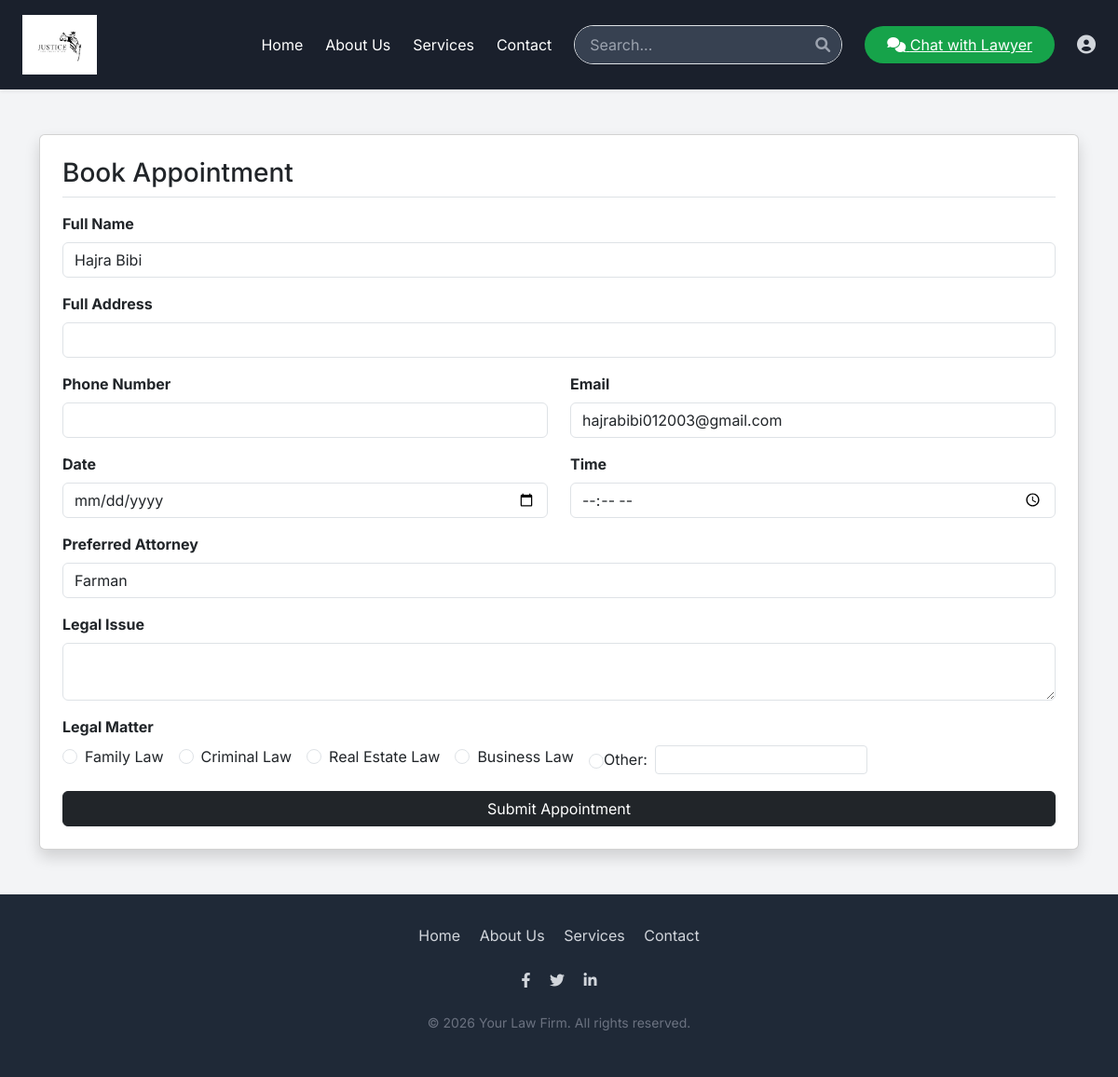
/book_appointment.php?id=14 (signed in), run on the app's committed database.
### tables this page shows
CREATE TABLE `users` (
  `id` int(11) NOT NULL,
  `username` varchar(255) NOT NULL,
  `email` varchar(255) NOT NULL,
  `password` varchar(255) NOT NULL,
  `user_type` enum('customer','lawyer','admin') NOT NULL,
  `created_at` timestamp NOT NULL DEFAULT current_timestamp(),
  `profile_pic` varchar(255) DEFAULT NULL
);

CREATE TABLE `lawyers` (
  `id` int(11) NOT NULL,
  `name` varchar(255) NOT NULL,
  `profile_image` varchar(255) DEFAULT NULL,
  `email` varchar(255) NOT NULL,
  `password` varchar(255) NOT NULL,
  `specialty` varchar(255) NOT NULL,
  `location` varchar(255) NOT NULL,
  `bio` text DEFAULT NULL,
  `created_at` timestamp NOT NULL DEFAULT current_timestamp(),
  `profile_pic` varchar(255) DEFAULT NULL
);

### book_appointment.php (the view, shortened to what this page needs)
<?php
include 'includes/header.php';
$user_id = $_SESSION['user_id'];
$lawyer_name = '';
$user_fullname = '';
$user_email = '';
$stmt_user = $conn->prepare("SELECT username, email FROM users WHERE id = ? LIMIT 1");
$stmt_user->bind_param("i", $user_id);
$stmt_user->execute();
$res_user = $stmt_user->get_result();
if ($u = $res_user->fetch_assoc()) {
    $user_fullname = $u['username'];
    $user_email = $u['email'];
}
if (isset($_GET['id'])) {
    $lawyer_id = intval($_GET['id']);
    $stmt = $conn->prepare("SELECT name, email FROM lawyers WHERE id = ? LIMIT 1");
    $stmt->bind_param("i", $lawyer_id);
    $stmt->execute();
    $result = $stmt->get_result();
    if ($result->num_rows > 0) {
        $lawyer = $result->fetch_assoc();
        $lawyer_name = $lawyer['name'];
    }
}
?>
<!DOCTYPE html>
<html lang="en">
<head>
 <script src="https://cdn.tailwindcss.com"></script>
<link href="https://cdn.jsdelivr.net/npm/bootstrap@5.3.0/dist/css/bootstrap.min.css" rel="stylesheet">
</head>
<body>
<div class="container my-5">
    <div class="card p-4 shadow">
        <h1 class="h3 mb-3 border-bottom pb-2">Book Appointment</h1>
        <form method="post">
            <div class="mb-3">
                <label class="form-label fw-bold">Full Name</label>
                <input type="text" class="form-control" name="fullName" required value="<?= htmlspecialchars($user_fullname) ?>">
            </div>
            <div class="mb-3">
                <label class="form-label fw-bold">Full Address</label>
                <input type="text" class="form-control" name="fullAddress" required>
            </div>
            <div class="row">
                <div class="col-md-6 mb-3">
                    <label class="form-label fw-bold">Phone Number</label>
                    <input type="tel" class="form-control" name="phoneNumber" required>
                </div>
                <div class="col-md-6 mb-3">
                    <label class="form-label fw-bold">Email</label>
                    <input type="email" class="form-control" name="emailAddress" required value="<?= htmlspecialchars($user_email) ?>">
                </div>
            </div>
            <div class="row">
                <div class="col-md-6 mb-3">
                    <label class="form-label fw-bold">Date</label>
                    <input type="date" class="form-control" id="appointmentDate" name="appointmentDate" required>
                </div>
                <div class="col-md-6 mb-3">
                    <label class="form-label fw-bold">Time</label>
                    <input type="time" class="form-control" id="appointmentTime" name="appointmentTime" required>
                </div>
            </div>
            <div class="mb-3">
                <label class="form-label fw-bold">Preferred Attorney</label>
                <input type="text" class="form-control" name="preferredAttorney" value="<?= htmlspecialchars($lawyer_name) ?>">
            </div>
            <div class="mb-3">
                <label class="form-label fw-bold">Legal Issue</label>
                <textarea class="form-control" name="legalIssue" required></textarea>
            </div>
            <div class="mb-3">
                <label class="form-label fw-bold">Legal Matter</label>
                <div class="d-flex flex-wrap">
                    <div class="form-check me-3"><input class="form-check-input" type="radio" name="legalMatter" value="Family Law" required> Family Law</div>
                    <div class="form-check me-3"><input class="form-check-input" type="radio" name="legalMatter" value="Criminal Law"> Criminal Law</div>
                    <div class="form-check me-3"><input class="form-check-input" type="radio" name="legalMatter" value="Real Estate Law"> Real Estate Law</div>
                    <div class="form-check me-3"><input class="form-check-input" type="radio" name="legalMatter" value="Business Law"> Business Law</div>
                    <div class="form-check me-3 d-flex align-items-center">
                        <input class="form-check-input" type="radio" name="legalMatter" value="Other">
                        <label class="form-check-label me-2">Other:</label>
                        <input type="text" class="form-control form-control-sm" name="otherLegalMatter" style="width:auto;">
                    </div>
                </div>
            </div>
            <button class="btn btn-dark w-100">Submit Appointment</button>
        </form>
    </div>
</div>
<?php include 'includes/footer.php'; ?>
</body>
</html>

### includes/header.php (style rules this page uses)
body { font-family: 'Inter', sans-serif; background-color: #f8fafc; }

### book_appointment.php (style rules this page uses)
body { font-family: 'Inter', sans-serif !important; background-color: #f5f5f5; }

### data on the page
users: fullName "Hajra Bibi", emailAddress "hajrabibi012003@gmail.com"
lawyers: preferredAttorney "Farman"
